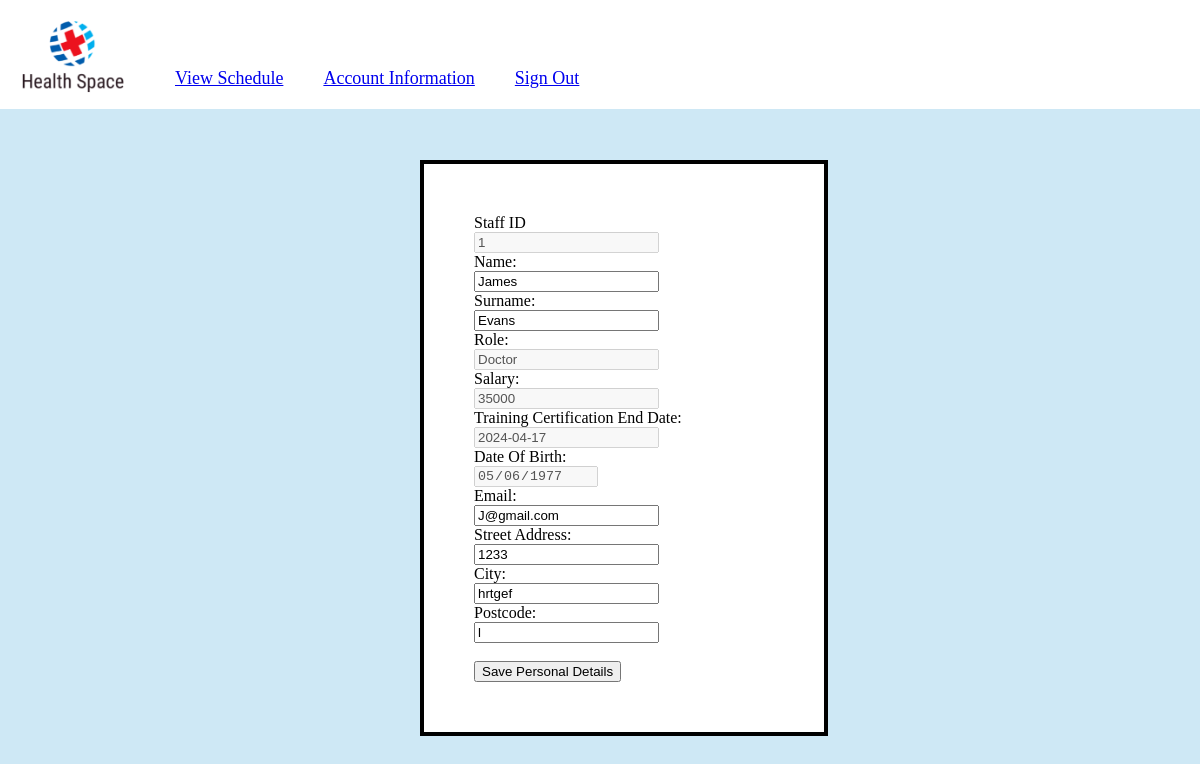
The page /StaffPHP/staffAccountInfo.php (signed in) on the database its author committed.
### tables this page shows
CREATE TABLE `staff` (
  `staff_id` int(11) NOT NULL,
  `role` text NOT NULL,
  `first_name` text NOT NULL,
  `surname` text NOT NULL,
  `dob` date NOT NULL,
  `email` text NOT NULL,
  `password` text NOT NULL,
  `training_certification_end_date` date NOT NULL,
  `salary` int(11) NOT NULL,
  `street_address` text NOT NULL,
  `city` text NOT NULL,
  `postcode` text NOT NULL
);

### StaffPHP/staffAccountInfo.php (the view, shortened to what this page needs)
<?php
include("../Include/staffHeader.php");
$staff_id = $_SESSION['staff_id'];
$sql = "SELECT * FROM staff WHERE staff_id='$staff_id'";
$result_staff = $conn->query($sql);
if ($result_staff->num_rows > 0) {
    $staff_row = $result_staff->fetch_assoc();
}
?>
<!DOCTYPE html>
<html lang="en">
<head>
    <link rel="stylesheet" href="../CSS/style.css">
</head>
<body>
    <form action="staffAccountInfo.php" method="post">
        <div class="staff-info">
            <label> Staff ID<br></label> <input type="text" class="form-control" id="staff_id" name="staff_id" value="<?php echo $staff_row['staff_id']; ?>" disabled required><br>
            <label> Name:<br> </label> <input type="text" class="form-control" id="first_name" name="first_name" value="<?php echo $staff_row['first_name']; ?>"  required><br>
            <label>Surname:<br> </label> <input type="text" class="form-control" id="surname" name="surname" value="<?php echo $staff_row['surname']; ?>"  required><br>
            <label>Role:<br> </label> <input type="text" class="form-control" id="role" name="role" value="<?php echo $staff_row['role']; ?>"disabled  required><br>
            <label>Salary:<br> </label> <input type="text" class="form-control" id="salary" name="salary" value="<?php echo $staff_row['salary']; ?>"disabled  required><br>
            <label>Training Certification End Date:<br> </label> <input type="text" class="form-control" id="training_certification_end_date" name="training_certification_end_date" value="<?php echo $staff_row['training_certification_end_date']; ?>"disabled  required><br>
            <label>Date Of Birth:<br> </label> <input type="date" class="form-control" id="dob" name="dob" value="<?php echo $staff_row['dob']; ?>" disabled required><br>
            <label>Email:<br></label>  <input type="text" class="form-control" id="email" name="email" value="<?php echo $staff_row['email']; ?>"  required><br>
            <label>Street Address:<br></label> <input type="text" class="form-control" id="street_address" name="street_address" value="<?php echo $staff_row['street_address']; ?>"  required><br>
            <label>City:<br></label>  <input type="text" class="form-control" id="city" name="city" value="<?php echo $staff_row['city']; ?>"  required><br>
            <label>Postcode:<br></label> <input type="text" class="form-control" id="postcode" name="postcode" value="<?php echo $staff_row['postcode']; ?>"  required><br><br>
            <button type="submit" name="submit" id="savePersonalBtn">Save Personal Details</button>
        </div>
    </form>
</body>
</html>

### CSS/style.css (style rules this page uses)
body { background-color: #b0daef9d; margin-bottom: 50px; }
.staff-info { position: fixed; display: inline-block; left: 35%; top:20%; padding-bottom: 25px; background-color: white; border: 4px solid black; width:25%; padding: 50px; text-align: left; }

### rows shown on the page
staff: staff_id "1", first_name "James", surname "Evans", role "Doctor", salary "35000", training_certification_end_date "2024-04-17", dob "05/06/1977", email "J@gmail.com", street_address "1233", city "hrtgef", postcode "l"
